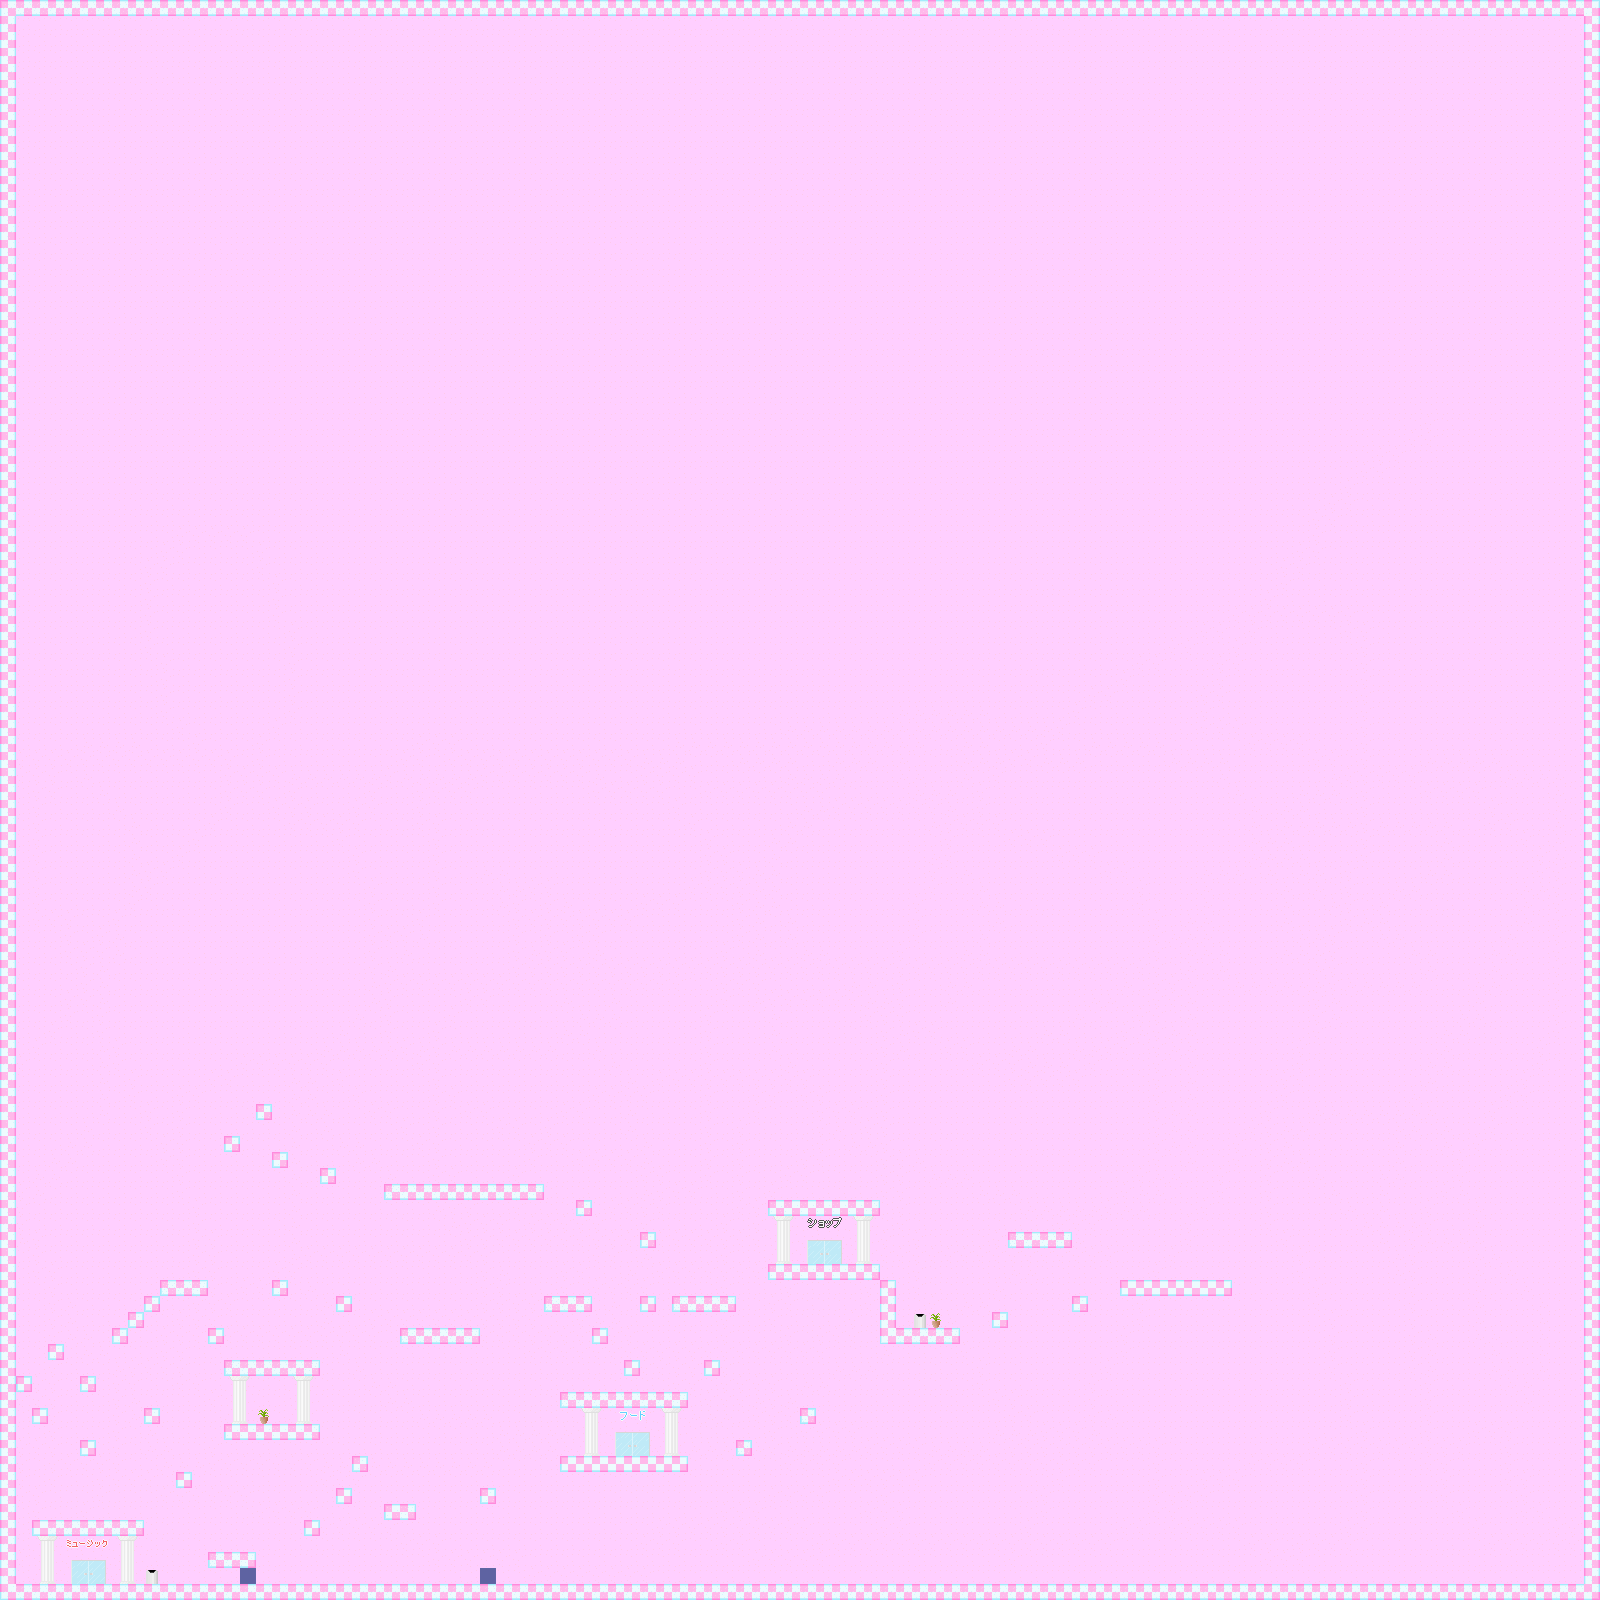

This game map was drawn from its Tiled (.tmx) file and the tilesets committed beside it. A one-line description and the trimmed map source follow:
An orthogonal 100x100 tile map with 16x16 px tiles, 3 tile layers (Background, Blocking, EnemyBounds) and 5 objects.

<map version="1.0" orientation="orthogonal" renderorder="right-down" width="100" height="100" tilewidth="16" tileheight="16" nextobjectid="10">
 <tileset firstgid="1" name="Tiles" tilewidth="16" tileheight="16">
  <image source="../tileset.png" width="256" height="96" />
 </tileset>
 <layer name="Background" width="100" height="100">
  <data>[10000 cells, 10000 non-empty, 32 distinct tile ids]</data>
 </layer>
 <layer name="Blocking" width="100" height="100">
  <data>[10000 cells, 525 non-empty, 18 distinct tile ids]</data>
 </layer>
 <layer name="EnemyBounds" width="100" height="100">
  <data>[10000 cells, 2 non-empty, 1 distinct tile ids]</data>
 </layer>
 <objectgroup name="Objects">
  <object id="1" gid="81" x="75.5" y="1584.5">
   <properties>
    <property name="type" value="playerStart" />
   </properties>
  </object>
  <object id="6" gid="82" x="38" y="1515">
   <properties>
    <property name="type" value="playerEnd" />
   </properties>
  </object>
  <object id="7" gid="83" x="513" y="1568">
   <properties>
    <property name="maxMove" value="-75" />
    <property name="type" value="glitchElevator" />
   </properties>
  </object>
  <object id="8" gid="83" x="110.5" y="1519.5">
   <properties>
    <property name="type" value="risingBust" />
   </properties>
  </object>
  <object id="9" gid="83" x="371" y="1583.5">
   <properties>
    <property name="type" value="walkingEnemy" />
   </properties>
  </object>
 </objectgroup>
</map>
